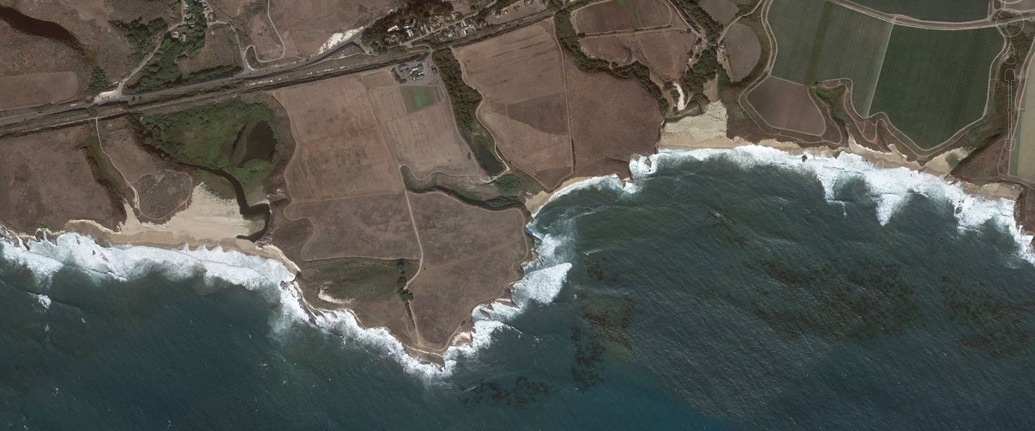
#> input picture datasets/Geology/coastline 1.JPG, 1035 x 431 px, shrunk from 1820 x 758 before the run
$ python edge_evaluation.py   (older library calls are emulated)
#> lines starting #> are read from the running program, lines starting #| are printed output that depends on the picture
"""Quantitative edge detector evaluation (Sobel vs Canny) for the CS136 term project.

Scans every image under the three dataset theme folders (on disk: MarineBiology,
Geology, Anthropology) using os.listdir per folder - counts are not fixed. Bar
chart PNG names (bar_marine_science.png, etc.) are fixed summary outputs written
to output_images/; per-image metrics come from whatever images were discovered.
"""

import os
from collections import defaultdict

import cv2
import matplotlib.pyplot as plt
import numpy as np

_ROOT = os.path.abspath(os.path.join(os.path.dirname(__file__), "..", ".."))

_DATASET_SUBDIRS = ("MarineBiology", "Geology", "Anthropology")
_DISPLAY_NAMES = {
    "MarineBiology": "marine_science",
    "Geology": "geology",
    "Anthropology": "anthropology",
}


def _is_image_filename(name: str) -> bool:
    lower = name.lower()
    return lower.endswith((".jpg", ".jpeg", ".png"))


def discover_all_dataset_images():
    """Walk each dataset subfolder with os.listdir; yield (folder_key, rel_key, filename, BGR)."""
    for sub in _DATASET_SUBDIRS:
        folder = os.path.join(_ROOT, "datasets", sub)
        if not os.path.isdir(folder):
            continue
        for fname in sorted(os.listdir(folder)):
            if not _is_image_filename(fname):
                continue
            path = os.path.join(folder, fname)
            if not os.path.isfile(path):
                continue
            bgr = cv2.imread(path, cv2.IMREAD_COLOR)
            if bgr is None:
                continue
            yield sub, f"{sub}/{fname}", fname, bgr


def _sobel_magnitude_float(gray: np.ndarray):
    gx = cv2.Sobel(gray, cv2.CV_64F, 1, 0, ksize=3)
    gy = cv2.Sobel(gray, cv2.CV_64F, 0, 1, ksize=3)
    mag = cv2.magnitude(gx, gy)
    mag_u8 = cv2.convertScaleAbs(mag)
    return gx, gy, mag, mag_u8


def _binary_sobel_edges(mag_u8: np.ndarray) -> np.ndarray:
    _, mask = cv2.threshold(mag_u8, 0, 255, cv2.THRESH_BINARY + cv2.THRESH_OTSU)
    return mask


def _metrics_for_mask(mask: np.ndarray, mag_float: np.ndarray) -> dict:
    edge_pixels = mask > 0
    total = float(mask.size)
    density_pct = 100.0 * float(np.count_nonzero(edge_pixels)) / total if total else 0.0

    if np.any(edge_pixels):
        mean_grad = float(np.mean(mag_float[edge_pixels]))
    else:
        mean_grad = 0.0

    num_labels, _, stats, _ = cv2.connectedComponentsWithStats(
        (mask > 0).astype(np.uint8), connectivity=8
    )
    areas = [stats[i, cv2.CC_STAT_AREA] for i in range(1, num_labels)]
    continuity = float(np.mean(areas)) if areas else 0.0

    return {
        "edge_density_pct": density_pct,
        "mean_edge_gradient": mean_grad,
        "avg_component_area": continuity,
    }


def main() -> None:
    images = list(discover_all_dataset_images())
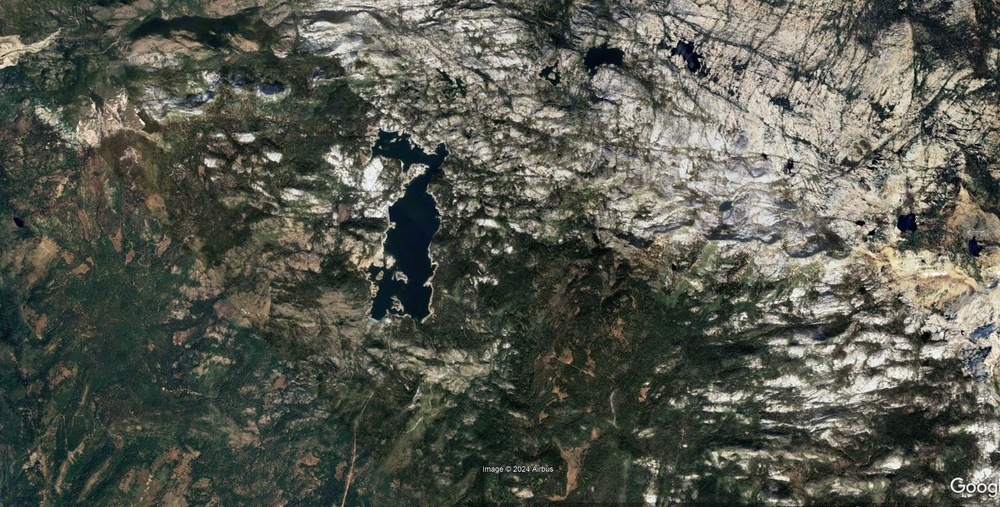
#> input picture datasets/Geology/tahoe.JPG, 1000 x 507 px, shrunk from 1759 x 892 before the run
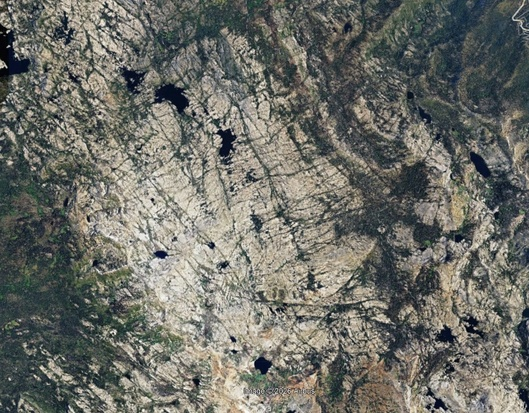
#> input picture datasets/Anthropology/DW.jpg, 529 x 413 px, shrunk from 930 x 727 before the run
#> images = 3 items
    out_dir = os.path.join(os.path.dirname(os.path.abspath(__file__)), "output_images")
    os.makedirs(out_dir, exist_ok=True)

    if not images:
        print("No images found under datasets/. Expected MarineBiology, Geology, Anthropology.")
        return

    results = []
    accum = defaultdict(lambda: defaultdict(lambda: defaultdict(list)))

    for folder, rel_key, filename, bgr in images:
        gray = cv2.cvtColor(bgr, cv2.COLOR_BGR2GRAY)
        _, _, mag_f, mag_u8 = _sobel_magnitude_float(gray)
        sobel_mask = _binary_sobel_edges(mag_u8)
        canny_mask = cv2.Canny(gray, 100, 200)

        sobel_m = _metrics_for_mask(sobel_mask, mag_f)
        canny_m = _metrics_for_mask(canny_mask, mag_f)

        row = {
            "folder": folder,
            "rel_key": rel_key,
            "filename": filename,
            "sobel": sobel_m,
            "canny": canny_m,
        }
        results.append(row)

        for det in ("sobel", "canny"):
            for k, v in row[det].items():
                accum[folder][det][k].append(v)
#> this loop made 3 passes
#> (folder, rel_key, filename) on passes 1 to 3: ('Geology', 'Geology/coastline 1.JPG', 'coastline 1.JPG'), ('Geology', 'Geology/tahoe.JPG', 'tahoe.JPG'), ('Anthropology', 'Anthropology/DW.jpg', 'DW.jpg')
#> pass 1, in _sobel_magnitude_float, `mag = cv2.magnitude(gx, gy)`:
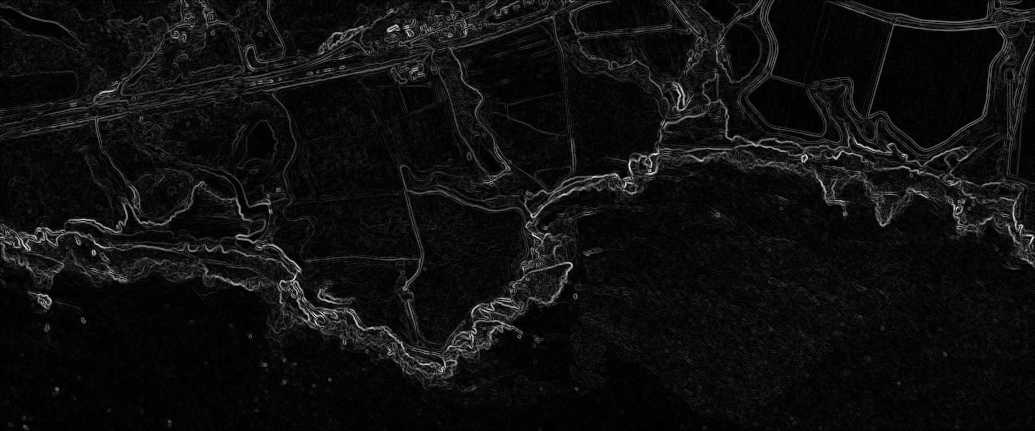
#> mag: shape (431, 1035) float64; min 0, max 741.9, mean 45; drawn with min black and max white
#> after the loop:
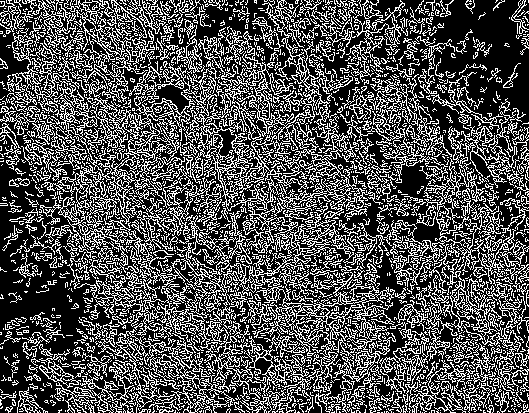
#> canny_mask: shape (413, 529); 32% white in thin lines or dots
#> after the loop:
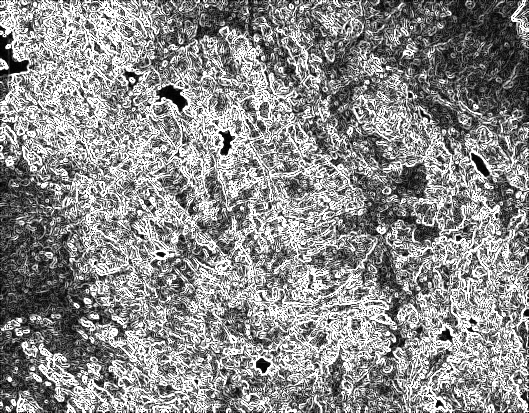
#> mag_u8: shape (413, 529); min 0, max 255, mean 140.3
#> after the loop:
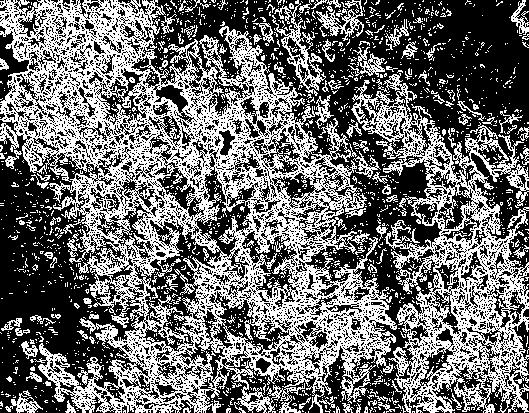
#> sobel_mask: shape (413, 529); 43.4% white in thin lines or dots
#> after the loop, results = 3 items

    print("\n" + "=" * 100)
    print(f"{'Image':<50} | {'Det':<6} | {'Density %':>10} | {'Mean |grad|':>12} | {'Avg CC area':>12}")
    print("=" * 100)
    for row in results:
        for det in ("sobel", "canny"):
            m = row[det]
            print(
                f"{row['rel_key']:<50} | {det:<6} | {m['edge_density_pct']:10.3f} | "
                f"{m['mean_edge_gradient']:12.3f} | {m['avg_component_area']:12.1f}"
            )
#> this loop made 3 passes
#| Geology/coastline 1.JPG                            | sobel  |     11.362 |      181.097 |         31.5
#| Geology/coastline 1.JPG                            | canny  |      6.143 |      201.369 |         40.2
#| Geology/tahoe.JPG                                  | sobel  |     33.414 |      245.713 |         39.1
#| Geology/tahoe.JPG                                  | canny  |     23.969 |      236.879 |         30.2
#| Anthropology/DW.jpg                                | sobel  |     43.384 |      258.774 |         56.0
#| Anthropology/DW.jpg                                | canny  |     32.016 |      251.135 |         32.8
    print("=" * 100 + "\n")

    metric_keys = ["edge_density_pct", "mean_edge_gradient", "avg_component_area"]
    metric_labels = ["Edge density (%)", "Mean |gradient| at edges", "Avg CC area (px)"]

    for folder in _DATASET_SUBDIRS:
        disp = _DISPLAY_NAMES.get(folder, folder)
        fig, axes = plt.subplots(1, 3, figsize=(12, 4))
        for ax, key, label in zip(axes, metric_keys, metric_labels):
            s_vals = accum[folder]["sobel"][key]
            c_vals = accum[folder]["canny"][key]
            if not s_vals or not c_vals:
                ax.set_visible(False)
                continue
            s_mean = float(np.mean(s_vals))
            c_mean = float(np.mean(c_vals))
            ax.bar([0, 1], [s_mean, c_mean], color=["#4C72B0", "#DD8452"])
            ax.set_xticks([0, 1])
            ax.set_xticklabels(["Sobel", "Canny"])
            ax.set_ylabel(label)
            ax.set_title(label)
        fig.suptitle(f"Sobel vs Canny - {disp} (folder: {folder})")
        plt.tight_layout()
        safe = disp.replace(" ", "_")
        plt.savefig(os.path.join(out_dir, f"bar_{safe}.png"), dpi=150)
        plt.close()
#> this loop made 3 passes
#> pass 2, in main, `plt.savefig(os.path.join(out_dir, f"bar_{safe}.png"), dpi=150)`:
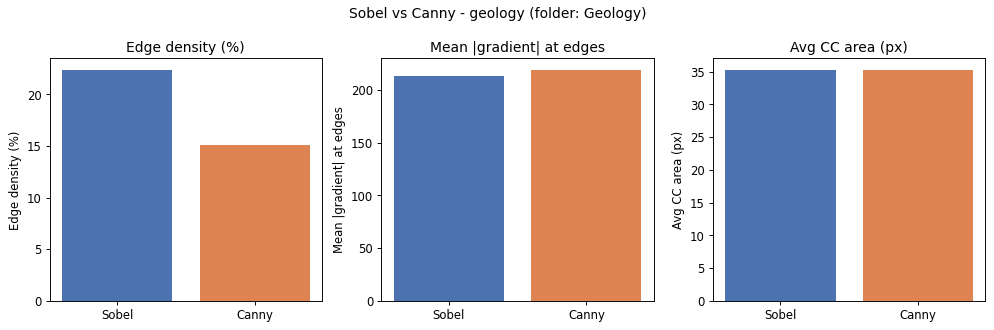
#> figure drawn by matplotlib, 3 panels

    summary_parts = []
    for folder in _DATASET_SUBDIRS:
        disp = _DISPLAY_NAMES[folder]
        s_list = accum[folder]["sobel"]["edge_density_pct"]
        c_list = accum[folder]["canny"]["edge_density_pct"]
        if not s_list or not c_list:
            continue
        s_d = float(np.mean(s_list))
        c_d = float(np.mean(c_list))
        s_cc = float(np.mean(accum[folder]["sobel"]["avg_component_area"]))
        c_cc = float(np.mean(accum[folder]["canny"]["avg_component_area"]))
        if c_d < s_d - 0.05 and c_cc > s_cc + 0.5:
            rec = (
                f"For {disp}, Canny is sparser in edge density yet yields larger average components, "
                "favoring thin closed contours; Sobel-Otsu remains useful when richer gradient coverage is needed."
            )
        elif c_d > s_d + 0.05:
            rec = (
                f"For {disp}, Canny marks more edge pixels than Sobel-Otsu here; inspect for texture noise. "
                "Sobel-Otsu may give smoother continuity if Canny fragments thin structures."
            )
        else:
            rec = (
                f"For {disp}, densities are similar; prefer Canny for crisp hysteresis edges and Sobel-Otsu "
                "when tuning a single global threshold on gradient strength is easier than dual thresholds."
            )
        summary_parts.append(rec)

    paragraph = (
        "Across the three dataset themes (marine_science, geology, anthropology), Sobel with an Otsu "
        "threshold on gradient magnitude tends to mark more pixels as edges and can fragment structure, "
        "whereas Canny (100, 200) usually produces thinner, more localized boundaries with different "
        "connected-component statistics. "
        + " ".join(summary_parts)
    )
    print("Summary:")
    print(paragraph)
    print()


if __name__ == "__main__":
    main()
